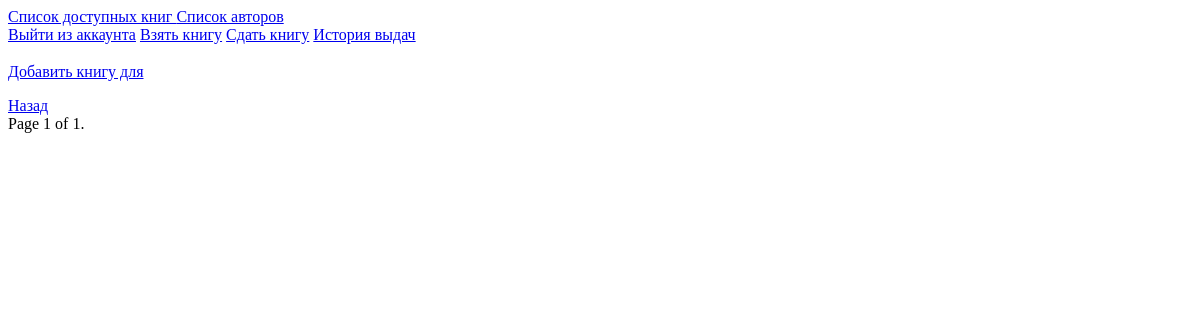
The page /tracker/books/author/2 (signed in) on the database as committed earlier.
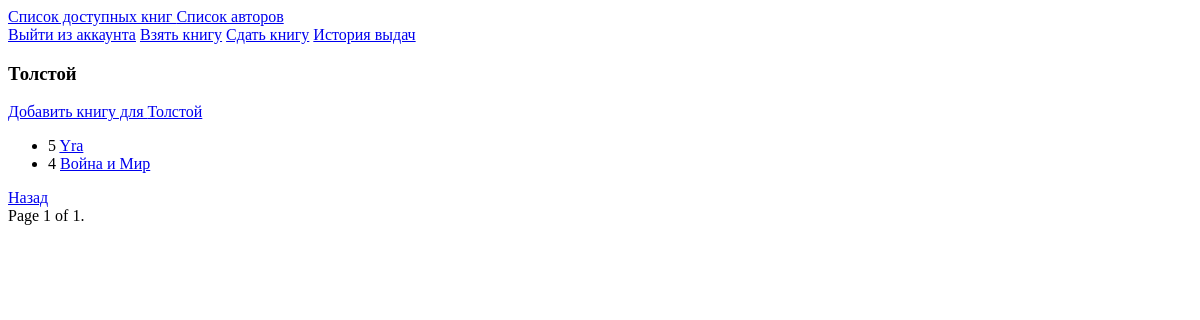
The same page on the database as committed later.
### tracker/models.py (models this page shows)
class Author(models.Model):
    name = models.CharField(max_length=255)

class Book(models.Model):
    name = models.CharField(max_length=255)
    description = models.TextField(default="У книги нет описания :(")
    author = models.ForeignKey(Author,on_delete=models.PROTECT)
    amount = models.IntegerField(default=0)

### tracker/views.py (the view)
# urls.py: path('books/author/<int:pk>', AuthorBookView.as_view(), name="author-book"),
class AuthorBookView(LoginRequiredMixin,ListView):
    login_url = reverse_lazy("users:login-user")
    template_name = "tracker/authorbooks.html"
    model = Book
    context_object_name = "books"
    paginate_by = 10
    def get_queryset(self, **kwargs: Any) -> dict[str, Any]:
        qs = Book.objects.filter(author = Author.objects.filter(pk = self.kwargs['pk']).first(),amount__gt = 0).order_by('name')
        return qs
    def get_context_data(self, **kwargs: Any) -> dict[str, Any]:
        context =  super().get_context_data(**kwargs)
        context['author'] = Author.objects.filter(pk = self.kwargs['pk']).first()
        return context

### templates/tracker/authorbooks.html (shortened to what this page needs)
{% extends "base.html" %}
{% block body %}
<h3>{{author.name}}</h3>
{% if perms.tracker.add_book %}
<a href = "{% url 'tracker:create-book' author.pk %}">Добавить книгу для {{author.name}}</a>
{% endif %}
<ul>
{% for book in books  %}
<li>
{{book.pk}} <a href = "{% url 'tracker:detail-book' book.pk %}">{{book.name}} </a>
</li>
{% endfor %}
</ul>
<a href = "javascript:history.go(-1)">Назад</a>
<div class="pagination">
    <span class="step-links">
        <span class="current">
            Page {{ page_obj.number }} of {{ page_obj.paginator.num_pages }}.
        </span>
    </span>
</div>
{% endblock body %}

Rows that differ between the two databases and show on the page:
added Author: name "Толстой"
added Book: pk "5", name "Yra"
added Book: pk "4", name "Война и Мир"
